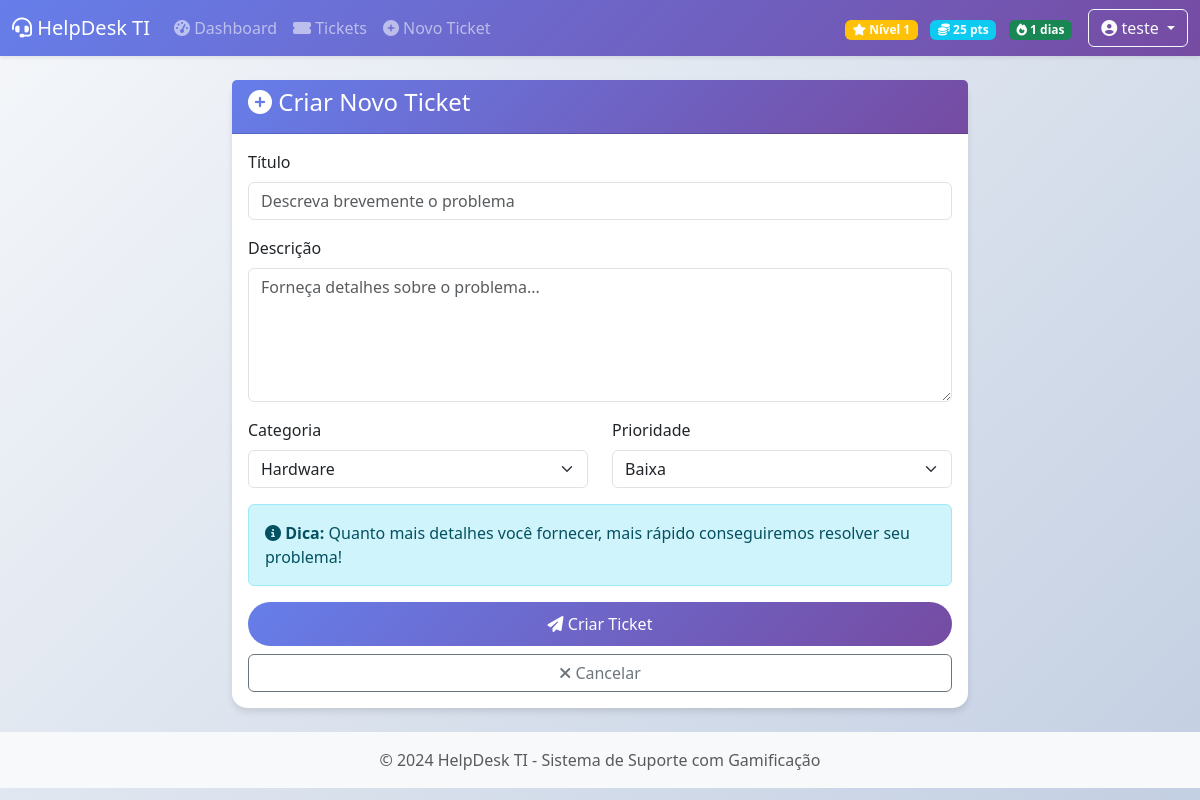
The app's page /tickets/new (signed in) with its own data.
### app.py (models this page shows, shortened)
class User(UserMixin, db.Model):
    id = db.Column(db.Integer, primary_key=True)
    username = db.Column(db.String(80), unique=True, nullable=False)
    email = db.Column(db.String(120), unique=True, nullable=False)
    password_hash = db.Column(db.String(200), nullable=False)
    full_name = db.Column(db.String(200), nullable=False)
    role = db.Column(db.String(50), default='user')  # user, technician, admin
    department = db.Column(db.String(100))
    created_at = db.Column(db.DateTime, default=datetime.utcnow)
    points = db.Column(db.Integer, default=0)
    level = db.Column(db.Integer, default=1)
    badges = db.Column(db.Text, default='[]')  # JSON array
    streak_days = db.Column(db.Integer, default=0)
    last_activity = db.Column(db.DateTime, default=datetime.utcnow)
    tickets_created = db.relationship('Ticket', foreign_keys='Ticket.user_id', backref='creator', lazy='dynamic')
    tickets_assigned = db.relationship('Ticket', foreign_keys='Ticket.assigned_to', backref='technician', lazy='dynamic')
    comments = db.relationship('Comment', backref='author', lazy='dynamic')

### app.py (the view, shortened to what this page needs)
@app.route('/tickets/new', methods=['GET', 'POST'])
@login_required
def new_ticket():
    form = TicketForm()
    return render_template('tickets/new.html', form=form)

### app.py
class TicketForm(FlaskForm):
    title = StringField('Título', validators=[DataRequired(), Length(max=200)])
    description = TextAreaField('Descrição', validators=[DataRequired()])
    category = SelectField('Categoria', choices=[
        ('hardware', 'Hardware'),
        ('software', 'Software'),
        ('network', 'Rede'),
        ('printer', 'Impressora'),
        ('email', 'Email'),
        ('access', 'Acesso/Permissões'),
        ('other', 'Outros')
    ])
    priority = SelectField('Prioridade', choices=[
        ('low', 'Baixa'),
        ('medium', 'Média'),
        ('high', 'Alta'),
        ('critical', 'Crítica')
    ])

### app.py (called while the page is built)
@login_manager.user_loader
def load_user(user_id):
    return User.query.get(int(user_id))

@app.context_processor
def inject_globals():
    return {
        'priority_colors': {
            'low': 'success',
            'medium': 'warning',
            'high': 'danger',
            'critical': 'dark'
        },
        'status_colors': {
            'open': 'info',
            'in_progress': 'warning',
            'resolved': 'success',
            'closed': 'secondary'
        },
        'category_icons': {
            'hardware': 'fa-desktop',
            'software': 'fa-code',
            'network': 'fa-network-wired',
            'printer': 'fa-print',
            'email': 'fa-envelope',
            'access': 'fa-key',
            'other': 'fa-question-circle'
        }
    }

### templates/tickets/new.html (shortened to what this page needs)
{% extends "base.html" %}
{% block content %}
<div class="container">
    <div class="row justify-content-center">
        <div class="col-md-8">
            <div class="card">
                <div class="card-header bg-gradient-primary text-white">
                    <h4><i class="fas fa-plus-circle"></i> Criar Novo Ticket</h4>
                </div>
                <div class="card-body">
                    <form method="POST">
                        <div class="mb-3">
                            {{ form.title.label(class="form-label") }}
                            {{ form.title(class="form-control", placeholder="Descreva brevemente o problema") }}
                        </div>
                        <div class="mb-3">
                            {{ form.description.label(class="form-label") }}
                            {{ form.description(class="form-control", rows="5", placeholder="Forneça detalhes sobre o problema...") }}
                        </div>
                        <div class="row">
                            <div class="col-md-6 mb-3">
                                {{ form.category.label(class="form-label") }}
                                {{ form.category(class="form-select") }}
                            </div>
                            <div class="col-md-6 mb-3">
                                {{ form.priority.label(class="form-label") }}
                                {{ form.priority(class="form-select") }}
                            </div>
                        </div>
                        <div class="alert alert-info">
                            <i class="fas fa-info-circle"></i>
                            <strong>Dica:</strong> Quanto mais detalhes você fornecer, mais rápido conseguiremos resolver seu problema!
                        </div>
                        <div class="d-grid gap-2">
                            <button type="submit" class="btn btn-gradient-primary">
                                <i class="fas fa-paper-plane"></i> Criar Ticket
                            </button>
                            <a href="{{ url_for('tickets_list') }}" class="btn btn-outline-secondary">
                                <i class="fas fa-times"></i> Cancelar
                            </a>
                        </div>
                    </form>
                </div>
            </div>
        </div>
    </div>
</div>
{% endblock %}

### templates/base.html (shortened to what this page needs)
<!DOCTYPE html>
<html lang="pt-BR">
<head>
    <link href="https://cdn.jsdelivr.net/npm/bootstrap@5.3.0/dist/css/bootstrap.min.css" rel="stylesheet">
    <link rel="stylesheet" href="https://cdnjs.cloudflare.com/ajax/libs/font-awesome/6.4.0/css/all.min.css">
    <link rel="stylesheet" href="{{ url_for('static', filename='css/style.css') }}">
</head>
<body>
    <nav class="navbar navbar-expand-lg navbar-dark bg-gradient-primary shadow-sm">
        <div class="container-fluid">
            <a class="navbar-brand" href="{{ url_for('dashboard') }}">
                <i class="fas fa-headset"></i> HelpDesk TI
            </a>
            {% if current_user.is_authenticated %}
            <div class="collapse navbar-collapse" id="navbarNav">
                <ul class="navbar-nav me-auto">
                    <li class="nav-item">
                        <a class="nav-link" href="{{ url_for('dashboard') }}">
                            <i class="fas fa-tachometer-alt"></i> Dashboard
                        </a>
                    </li>
                    <li class="nav-item">
                        <a class="nav-link" href="{{ url_for('tickets_list') }}">
                            <i class="fas fa-ticket-alt"></i> Tickets
                        </a>
                    </li>
                    <li class="nav-item">
                        <a class="nav-link" href="{{ url_for('new_ticket') }}">
                            <i class="fas fa-plus-circle"></i> Novo Ticket
                        </a>
                    </li>
                </ul>
                <div class="d-flex align-items-center">
                    <div class="me-3 text-white">
                        <span class="badge bg-warning me-2">
                            <i class="fas fa-star"></i> Nível {{ current_user.level or 1 }}
                        </span>
                        <span class="badge bg-info me-2">
                            <i class="fas fa-coins"></i> {{ current_user.points or 0 }} pts
                        </span>
                        <span class="badge bg-success">
                            <i class="fas fa-fire"></i> {{ current_user.streak_days or 0 }} dias
                        </span>
                    </div>
                    <div class="dropdown">
                        <button class="btn btn-outline-light dropdown-toggle" type="button" data-bs-toggle="dropdown">
                            <i class="fas fa-user-circle"></i> {{ current_user.full_name }}
                        </button>
                    </div>
                </div>
            </div>
            {% endif %}
        </div>
    </nav>
    <main class="container-fluid py-4">
        {% block content %}{% endblock %}
    </main>
    <footer class="footer mt-auto py-3 bg-light">
        <div class="container text-center">
            <span class="text-muted">© 2024 HelpDesk TI - Sistema de Suporte com Gamificação</span>
        </div>
    </footer>
</body>
</html>

### static/css/style.css (style rules this page uses)
:root { --primary-gradient: linear-gradient(135deg, #667eea 0%, #764ba2 100%); --success-gradient: linear-gradient(135deg, #84fab0 0%, #8fd3f4 100%); --danger-gradient: linear-gradient(135deg, #f093fb 0%, #f5576c 100%); --warning-gradient: linear-gradient(135deg, #fa709a 0%, #fee140 100%); --info-gradient: linear-gradient(135deg, #4facfe 0%, #00f2fe 100%); }
body { background: linear-gradient(135deg, #f5f7fa 0%, #c3cfe2 100%); min-height: 100vh; font-family: 'Segoe UI', Tahoma, Geneva, Verdana, sans-serif; }
.bg-gradient-primary { background: var(--primary-gradient); }
.card { border: none; border-radius: 15px; box-shadow: 0 4px 6px rgba(0, 0, 0, 0.1); transition: all 0.3s ease; background: white; }
.btn-gradient-primary { background: var(--primary-gradient); color: white; border: none; border-radius: 25px; padding: 10px 30px; transition: all 0.3s ease; }

### records on screen
User: level "1", points "25", streak_days "1", full_name "teste"
